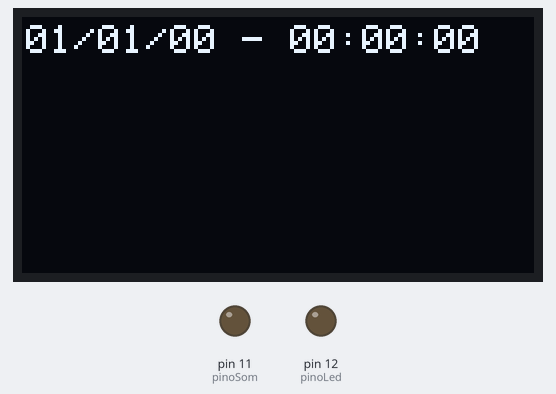
Recording of a sketch running on a simulated Arduino Uno, built with avr-gcc and run on an emulated ATmega328P. Parts: 128×64 one-colour display, output pins drawn as LEDs (lit = HIGH). The local clock reads 2024-03-15 10:24:30 at power-on unless the sketch sets it; what the sketch prints to the serial monitor is not drawn.

Above: at 0.2 s.
At 4.2 s:
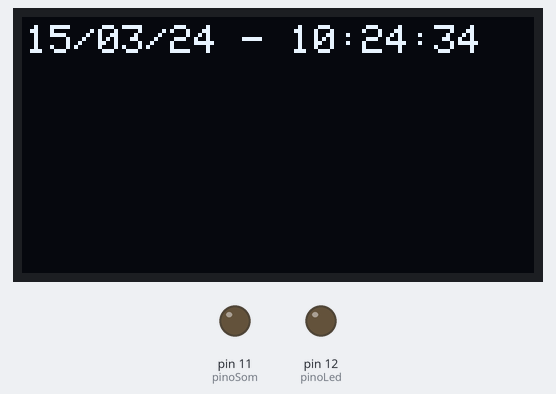
At 9.3 s:
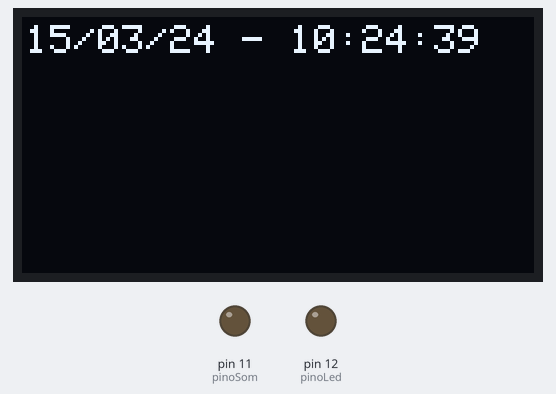
At 18.6 s:
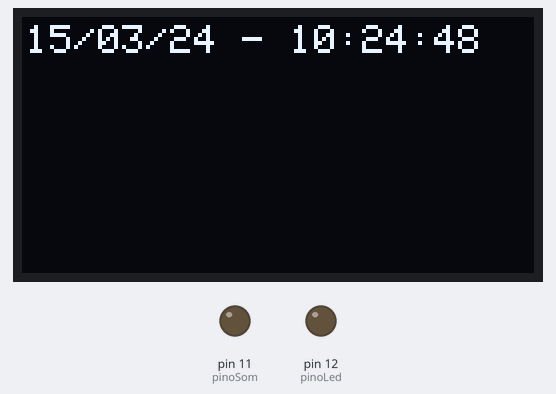
At 27.8 s:
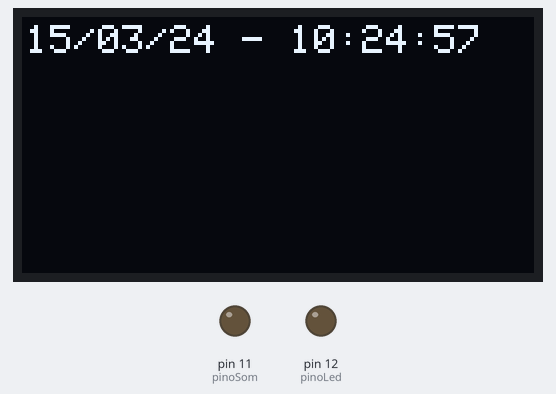
At 38.1 s:
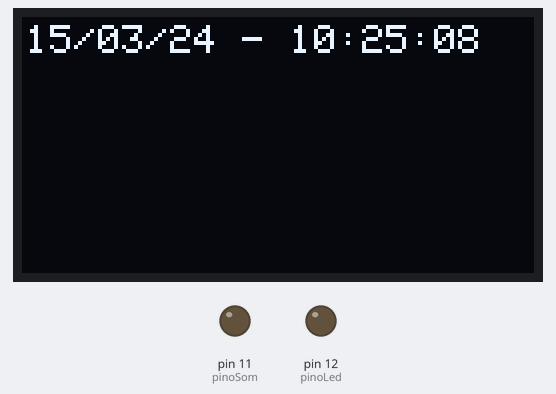

Measured:
- what the display in image 0 shows lasts 0.9 s, from 0.2 s to 1.1 s
- what the display in image 1 shows lasts 1.1 s, from 4.1 s to 5.2 s

The sketch:

proj_contador_carros.ino
```cpp
/*Programa contador para previsão de veículos para o almoço
Coder - Bruno Patrocinio - Fatec.  V. 4.2.0  - com display OLED 0.96 - 128x64"
*/

//inclusão de bibliotecas
#include <Wire.h>
#include <RTClib.h>
#include <Adafruit_SSD1306.h>

//declaração do objeto da classe RTC
RTC_DS3231 rtc;

//declaração do objeto display
Adafruit_SSD1306 display = Adafruit_SSD1306();

//Declaração do array (ou vetor) que armazena os dias da semana
char dSemana [7] [12] = {"Domingo", "Segunda", "Terça", "Quarta", "Quinta", "Sexta", "Sabado"};

//variaveis pinos digitais
int pinoLed = 12;
int pinoSom = 11;

//variaveis
long timer = 0; // var. p/ armazenar o tempo para a função millis()
unsigned long timer2 = 0;
long timerPrint = 0; // var. p/ armazenar o tempo para a função millis()
int total = 3; // var. qtd de posições para compor o vetor 'tempo'
float tempoLinha = 0; //var. que armazena o tempo da linha atual
int limiteAlmoco = 0; //var. que armazena o tempo parada p/ o almoço
int limiteKiukey1 = 0; //var. que armazena o tempo parada p/ o kiukey 1
int limiteKiukey2 = 0; //var. que armazena o tempo parada p/ o kiukey 2
int resultado;
int num = 0;
int carrosRestantes = 0;

DateTime agora;;

//protótipo de função
void printaSerial();
void verificaHorario();
void printDisplay();

void setup() {
  Serial.begin(9600); // inicia a comunicação serial a 9600 bauds
  //config iniciais do display
  Wire.begin();
  display.begin(SSD1306_SWITCHCAPVCC, 0x3C);
  display.setTextColor(WHITE);
  display.setTextSize(1);
  display.clearDisplay();

  //inicializa a var. tempoLinha com o tempo atual
  tempoLinha = 2.50;
  //inicializa as var. p/ armazenar o tempo de cada parada programada
  limiteKiukey1 = 35;
  limiteAlmoco = 20;
  limiteKiukey2 = 30;

  //inicializa os pinos digitais(led e buzzer)
  pinMode(pinoLed, OUTPUT);
  pinMode(pinoSom, OUTPUT);

  //inicializa o led em LOW
  digitalWrite(pinoLed, LOW);
  digitalWrite(pinoSom, LOW);

  if(!rtc.begin()){// se o objeto não iniciar
    Serial.println("Não inicializado!");
    while(1); // sempre entra no laço para verificação
  }

  if(rtc.lostPower()){ //se perder energia ou primeira vez iniciado
    Serial.println("Iniciado e OK!");
    rtc.adjust(DateTime(F(__DATE__), F(__TIME__))); // pega data e hora no momento da compilação
  }                                                 //do programa
  delay(100); //aguarda 100 ms
}

void loop() {
 //chamada de funções modularizadas
 printaSerial(); // imprime no monitor serial do arduino, apenas.
 verificaHorario(); //função p/ verificar horario de parada e Qtd de carros restantes
 printDisplay(); //imprime no display

}

void printaSerial(){
  if(millis() - timer > 1000){ // imprime os dados a cada 1 seg. sem parar o processamento
                              //do microcontrolador
    agora = rtc.now(); // var. agora recebe os dados obtidos da função now()
    Serial.print("Data: ");
    Serial.print(agora.day(), DEC);
    Serial.print('/');
    Serial.print(agora.month(), DEC);
    Serial.print('/');
    Serial.print(agora.year(), DEC);
    Serial.print(" / Dia: ");
    Serial.print(dSemana[agora.dayOfTheWeek()]);
    Serial.print(" / Horas: ");
    Serial.print(agora.hour(), DEC);
    Serial.print(':');
    Serial.print(agora.minute(), DEC);
    Serial.print(':');
    Serial.print(agora.second(), DEC);
    Serial.println();

    timer = millis();
  }
}//fim de printaSerial

void verificaHorario(){
  //verifica se as condições de dia da semana e horario de refeição são satisfeitas
  //para a execução do laço for e ifs internos
    int tempo[total];
    tempo[0] = agora.hour();
    tempo[1] = agora.minute();
    tempo[2] = agora.second();
    if(agora.dayOfTheWeek() != 6 || agora.dayOfTheWeek() != 7){ // se não for sabado e nem domingo, faça.
       for(int i = 0; i <= tempo[1]; i++){
        if(tempo[0] == 8){
          if(tempo[1] >= 25 && tempo[1] < 35){
            resultado = limiteKiukey1 - agora.minute();
            carrosRestantes = (int)resultado / tempoLinha;
              if(millis() - timerPrint > 1000){
                Serial.print("Worked! - Qtd Carros rest: ");
                Serial.println(carrosRestantes);
                digitalWrite(pinoLed,HIGH);

                timerPrint = millis();
             }
             if(millis() - timer2 > 120000){ // a cada 2 min. apita por 1,5 seg. e para
              tone(pinoSom, 1500, 800);

              timer2 = millis();
             }
             else{
              //nada!
             }
          }
          else{
            digitalWrite(pinoLed,LOW);
          }

        }
        else if(tempo[0] == 11){
           if(tempo[1] >= 10 && tempo[1] < 20){
            resultado = limiteAlmoco - agora.minute();
            carrosRestantes = (int)resultado / tempoLinha;
              if(millis() - timerPrint > 1000){
                Serial.print("Worked! - Qtd Carros rest: ");
                Serial.println(carrosRestantes);
                digitalWrite(pinoLed,HIGH);

                timerPrint = millis();
             }
             if(millis() - timer2 > 120000){ // a cada 2 min. apita por 1,5 seg. e para
              tone(pinoSom, 1500, 800);

              timer2 = millis();
             }
             else{
              //nada!
             }
          }
          else{
            digitalWrite(pinoLed,LOW);
          }

        }
        else if(tempo[0] == 13){
          if(tempo[1] >= 20 && tempo[1] < 30){
            resultado = limiteKiukey2 - agora.minute();
            carrosRestantes = (int)resultado / tempoLinha;
              if(millis() - timerPrint > 1000){
                Serial.print("Worked! - Qtd Carros rest: ");
                Serial.println(carrosRestantes);
                digitalWrite(pinoLed,HIGH);

                timerPrint = millis();
             }
             if(millis() - timer2 > 120000){ // a cada 2 min. apita por 1,5 seg. e para
              tone(pinoSom, 1500, 800);

              timer2 = millis();
             }
             else{
              //nada!
             }

          }
          else{
            digitalWrite(pinoLed,LOW);
          }

        }
     }
  }


}//fim de verificaHorario

void printDisplay(){
  int tempo[total];
  tempo[0] = agora.hour();
  tempo[1] = agora.minute();
  tempo[2] = agora.second();

  char buf2[] = "DD/MM/YY - hh:mm:ss"; //vetor carac. p/ armazenar a string para conversão.
  display.setCursor(1,2);
  display.print(agora.toString(buf2)); //converte e printa o DD/MM/AA e Hora em tempo real
  display.print("\n");
  if(tempo[0] == 8){
    if(tempo[1] >= 25 && tempo[1] < 35){
    //display.setCursor(1,12);
    display.print("Carros Rest: ");
    display.print(carrosRestantes);
    display.print("\n");
    display.print("--Kiukey 1--");
    display.display();
  }
}
  else if(tempo[0] == 11){
    if(tempo[1] >= 10 && tempo[1] < 20){
      display.print("Carros Rest: ");
      display.print(carrosRestantes);
      display.print("\n");
      display.print("--Almoco--");
      display.display();
    }
  }
  else if(tempo[0] == 13){
    if(tempo[1] >= 20 && tempo[1] < 30){
      display.print("Carros Rest: ");
      display.print(carrosRestantes);
      display.print("\n");
      display.print("--Kiukey 2--");
      display.display();
    }
  }
  display.display();
  display.clearDisplay();

}//fim de printDisplay
```
